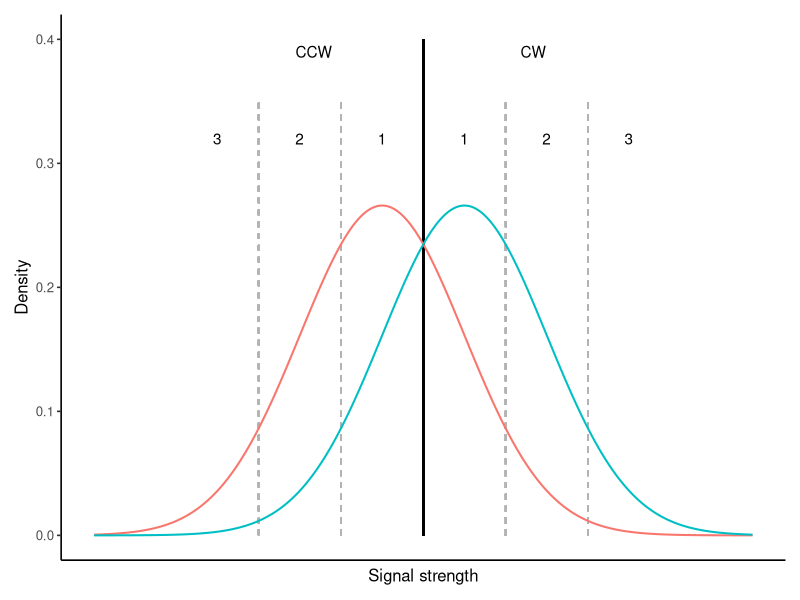

Recreate this plot in R.
library(tidyverse)
library(cowplot)
library(patchwork)

x_vals <- seq(-6, 6, length.out = 1000)
df <- tibble(
  x = x_vals,
  density_1 = dnorm(x_vals, mean = -0.75, sd = 1.5),
  density_2 = dnorm(x_vals, mean =  0.75, sd = 1.5)
) %>%
  pivot_longer(cols = starts_with("density"),
               names_to = "distribution", values_to = "density")

labels <- c("―CW―", "―CCW―") 
x_pos  <- c(-0.60, 1.38)

p1 <- ggplot(df, aes(x = x, y = density, color = distribution)) +
  geom_segment(x =  0,   xend =  0,   y = 0, yend = 0.40, linetype = "solid",  color = "black",  size = 0.6) +
  geom_segment(x = -1.5, xend = -1.5, y = 0, yend = 0.35, linetype = "dashed", color = "grey70", size = 0.5) +
  geom_segment(x = -3.0, xend = -3.0, y = 0, yend = 0.35, linetype = "dashed", color = "grey70", size = 0.5) +
  geom_segment(x =  1.5, xend =  1.5, y = 0, yend = 0.35, linetype = "dashed", color = "grey70", size = 0.5) +
  geom_segment(x =  3.0, xend =  3.0, y = 0, yend = 0.35, linetype = "dashed", color = "grey70", size = 0.5) +
  geom_line(size = 0.7, alpha = 1) +
  annotate("text", x = -2,    y = 0.39, label = "CCW") +
  annotate("text", x =  2,    y = 0.39, label = "CW") +
  annotate("text", x = -0.75, y = 0.32, label = 1) +
  annotate("text", x = -2.25, y = 0.32, label = 2) +
  annotate("text", x = -3.75, y = 0.32, label = 3) +
  annotate("text", x =  0.75, y = 0.32, label = 1) +
  annotate("text", x =  2.25, y = 0.32, label = 2) +
  annotate("text", x =  3.75, y = 0.32, label = 3) +
# scale_color_manual(values = c("density_1" = color_1, "density_2" = color_2)) +
  scale_x_continuous(breaks = seq(-6, 6, by = 2), limits = c(-6, 6)) +
  scale_y_continuous(limits = c(0, 0.40)) +
  labs(x = "Signal strength", y = "Density") +
  theme_classic(base_size = 12) +
  theme(legend.position = "none",
        axis.ticks.x = element_blank(),
        axis.text.x  = element_blank())

g1 <- list(p1)
g1 <- lapply(g1, function(p) {
  p + theme(
    legend.position = "none",
    plot.margin = margin(t = 5, r = 5, b = 5, l = 5, unit = "pt")
  )
})

sdt <- wrap_plots(g1, nrow = 1)
ggsave("sdt.png", sdt, width = 2.1, height = 2, dpi = 300)
